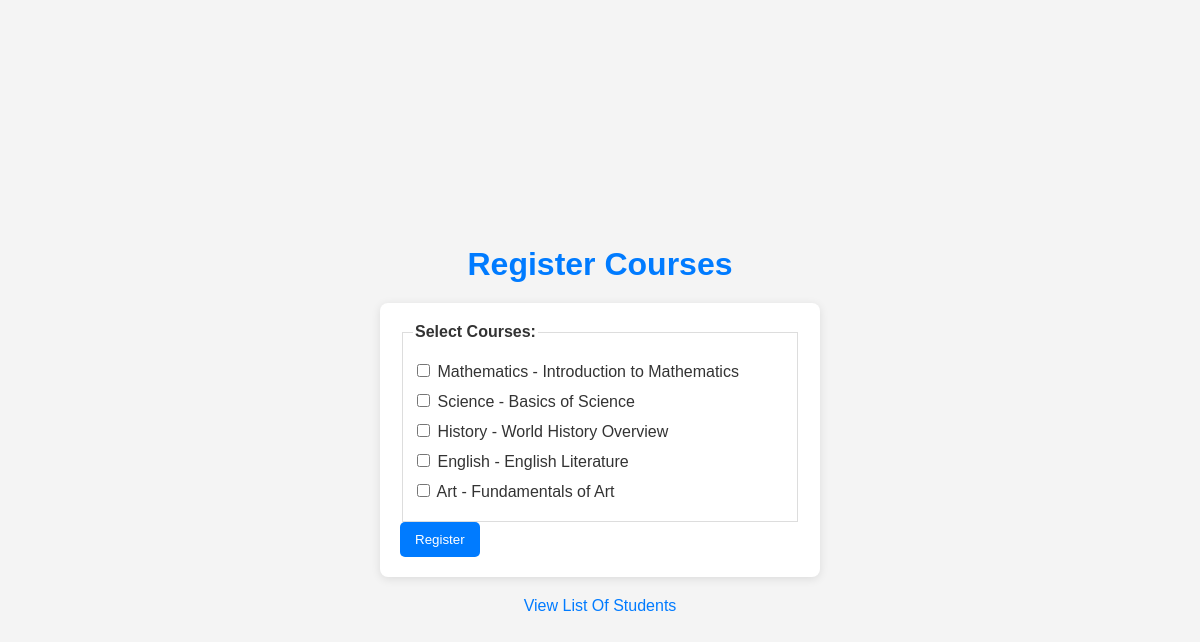
The page /register_course/37/ (signed in) on the database its author committed.
### students/models.py (models this page shows, shortened)
class Course(models.Model):
    name = models.CharField(max_length=100)
    description = models.TextField()

### students/views.py (the view)
# urls.py: path('register_course/<int:student_id>/', register_course, name='register_course'),
@login_required
def register_course(request, student_id):
    student = get_object_or_404(Student, id=student_id)
    if request.method == 'POST':
        course_ids = request.POST.getlist('course_ids')  # Get list of selected course IDs
        for course_id in course_ids:
            course = get_object_or_404(Course, id=course_id)
            student.registered_courses.add(course)
        return redirect('student_list')
    courses = Course.objects.all()
    return render(request, 'register_course.html', {'student': student, 'courses': courses})

### students/templates/register_course.html (shortened to what this page needs)
<!DOCTYPE html>
<html lang="en">
<head>
</head>
<body>
    <h1>Register Courses </h1>
    <form method="post">
        <fieldset>
            <legend>Select Courses:</legend>
            {% for course in courses %}
                <label>
                    <input type="checkbox" name="course_ids" value="{{ course.id }}">
                    {{ course.name }} - {{ course.description }}
                </label>
            {% endfor %}
        </fieldset>
        <button type="submit">Register</button>
    </form>
    <a href="{% url 'student_list' %}">View List Of Students</a>
</body>
</html>

### students/templates/register_course.html (style rules this page uses)
body { font-family: Arial, sans-serif; background-color: #f4f4f4; color: #333; margin: 0; padding: 20px; display: flex; flex-direction: column; align-items: center; justify-content: center; height: 100vh; }
h1 { color: #007bff; margin-bottom: 20px; }
form { background-color: white; padding: 20px; border-radius: 8px; box-shadow: 0 2px 10px rgba(0, 0, 0, 0.1); width: 100%; max-width: 400px; }
fieldset { border: 1px solid #ddd; padding: 10px; }
legend { font-weight: bold; }
label { display: block; margin: 10px 0; }
button { background-color: #007bff; color: white; padding: 10px 15px; border: none; border-radius: 5px; cursor: pointer; transition: background-color 0.3s; }
a { margin-top: 20px; text-decoration: none; color: #007bff; }

### rows shown on the page
Course: name "Mathematics", description "Introduction to Mathematics"
Course: name "Science", description "Basics of Science"
Course: name "History", description "World History Overview"
Course: name "English", description "English Literature"
Course: name "Art", description "Fundamentals of Art"
